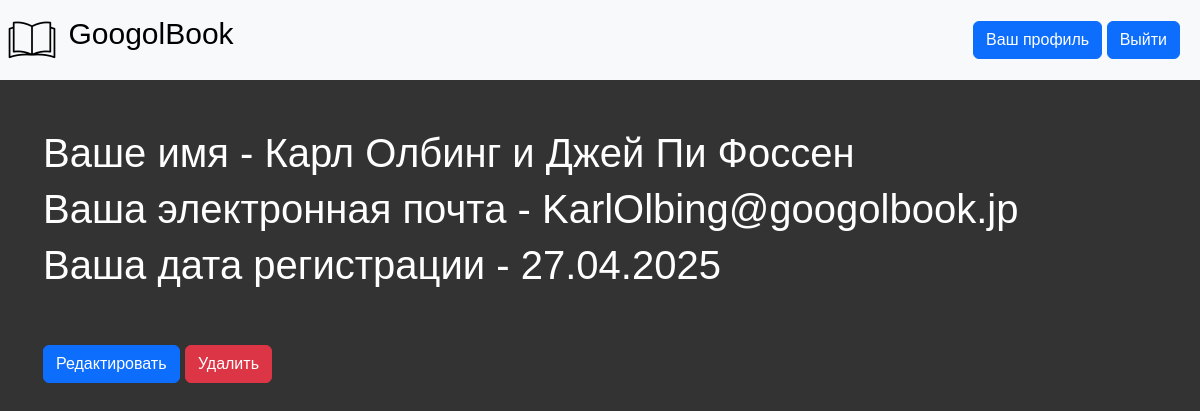
Page /profile (signed in) on the committed database.
### data/users.py (models this page shows, shortened)
class User(SqlAlchemyBase, UserMixin, SerializerMixin):
    __tablename__ = 'users'
    id = sqlalchemy.Column(sqlalchemy.Integer,
                           primary_key=True, autoincrement=True)
    name = sqlalchemy.Column(sqlalchemy.String, nullable=True)
    email = sqlalchemy.Column(
        sqlalchemy.String, index=True, unique=True, nullable=True)
    hashed_password = sqlalchemy.Column(sqlalchemy.String, nullable=True)
    created_date = sqlalchemy.Column(sqlalchemy.DateTime,
                                     default=datetime.datetime.now)

### main.py (the view)
@app.route('/profile', methods=['GET', 'POST'])
@login_required
def myprofile():
    db_sess = db_session.create_session()
    user = db_sess.query(User).filter(User.id == current_user.id).first()
    if not user:
        abort(404)
    return render_template('profile.html', user=user)

### data/db_session.py (called while the page is built)
def create_session() -> Session:
    global __factory
    return __factory()

### main.py (called while the page is built)
@login_manager.user_loader
def load_user(user_id):
    db_sess = db_session.create_session()
    return db_sess.query(User).get(user_id)

### templates/profile.html (shortened to what this page needs)
{% extends "base.html" %}
{% block content %}
<link rel="stylesheet" href="{{ url_for('static', filename='css/styles.css') }}">
<table>
    <tbody>
        <tr class='item'>
            <td>
                <br />
                <br />
                <h1>Ваше имя - {{ user.name }}</h1>
                <h1>Ваша электронная почта - {{ user.email }}</h1>
                <h1>Ваша дата регистрации - {{ user.created_date.strftime("%d.%m.%Y") }}</h1>
                <br />
                <br />
                <big><a class="btn btn-primary" href="/edit">Редактировать</a>
                    <a class="btn btn-danger" href="/deleteaccount ">Удалить</a></big>
            </td>
        </tr>
    </tbody>
</table>
{% endblock %}

### static/css/styles.css (style rules this page uses)
body { background-color: #333; color: white; font-family: Arial, sans-serif; }

### rows in the picture
User: name "Карл Олбинг и Джей Пи Фоссен", email "KarlOlbing@googolbook.jp", created_date "27.04.2025"
